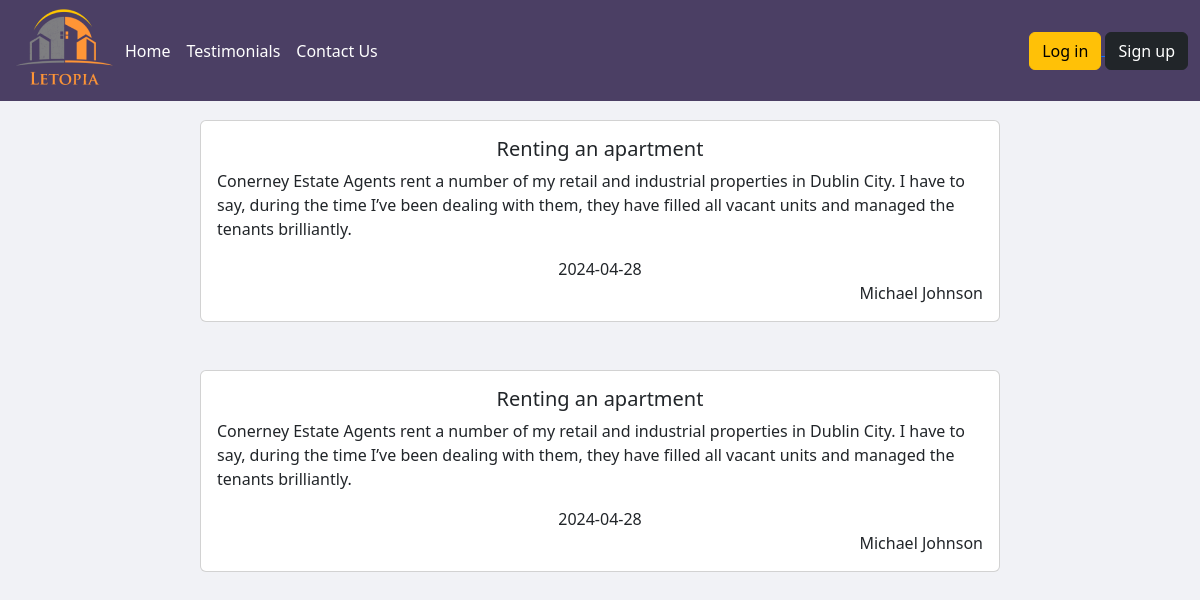
The page /testimonial.php on the database its author committed.
### tables this page shows
CREATE TABLE `testimonial` (
  `id` int(11) NOT NULL,
  `isApproved` tinyint(1) DEFAULT 0,
  `serviceName` varchar(30) NOT NULL,
  `date` date NOT NULL,
  `comment` varchar(255) NOT NULL,
  `authorId` int(11) DEFAULT NULL
);

CREATE TABLE `user` (
  `id` int(11) NOT NULL,
  `firstName` varchar(20) NOT NULL,
  `lastName` varchar(20) NOT NULL,
  `password` varchar(255) NOT NULL,
  `email` varchar(128) NOT NULL,
  `role` enum('landlord','tenant','admin') NOT NULL,
  `reset_token_hash` varchar(64) DEFAULT NULL,
  `reset_token_expires_at` datetime DEFAULT NULL
);

### testimonial.php (the view, shortened to what this page needs)
<?php
require 'templates/header.php';
$role = $_SESSION["user"]["role"];
if ($role == 'admin') {
    echo '<h1>Admin role</h1>';
    display_testimonial($db_connection);
} else if ($role == 'landlord' || $role == 'tenant') {
    echo '<h1>tenant role</h1>';
    display_for_tenant_landlord();
} else{
    echo '<h1>public role</h1>';
    display_testimonial($db_connection);
}
function display_testimonial($db_connection){
    $stmt = ("SELECT * FROM testimonial
    inner join user on testimonial.authorId = user.id");
        $result = $db_connection->query($stmt);
        if($result->num_rows > 0){
        while($row = $result -> fetch_assoc()){
                display_testimonial_result($row['serviceName'], $row['date'], $row['comment'], $row['firstName'], $row['lastName']);
            }
        }
}
function display_testimonial_result($service_name, $date, $comment, $firstName, $lastName){
    echo "
    <div class='d-flex justify-content-center mt-5'>
    <div class='card'style='width: 50rem'>
        <div class='card-body'>
          <h5 class='card-title'>" . $service_name . "</h5>
          <p class='card-text'>" . $comment . "</p>
          <span style='display: flex; justify-content: center;'>" . $date . "</span><span style='display: flex; justify-content: right;'>" . $firstName . " " . $lastName . "</span>
        </div>
    </div>
    </div>";
}
?>
<!DOCTYPE html>
<html lang="en">
<head>
    <link href="https://cdn.jsdelivr.net/npm/bootstrap@5.2.3/dist/css/bootstrap.min.css" rel="stylesheet">
    <link rel="stylesheet" href="style/style.css">
</head>
<body>
</body>
</html>
<?php
display_testimonial($db_connection);
?>

### style/style.css (style rules this page uses)
body { background-color: #f1f2f6; }
h5 { text-align: center; }

### rows shown on the page
testimonial: serviceName "Renting an apartment", comment "Conerney Estate Agents rent a number of my retail and industrial properties in Dublin City. I have to say, during the time I’ve been dealing with them, they have filled all vacant units and managed the tenants brilliantly.", date "2024-04-28", authorId.firstName "Michael", authorId.lastName "Johnson"

### other values the page prints
$link['text'] "Home"
$link['text'] "Testimonials"
$link['text'] "Contact Us"
